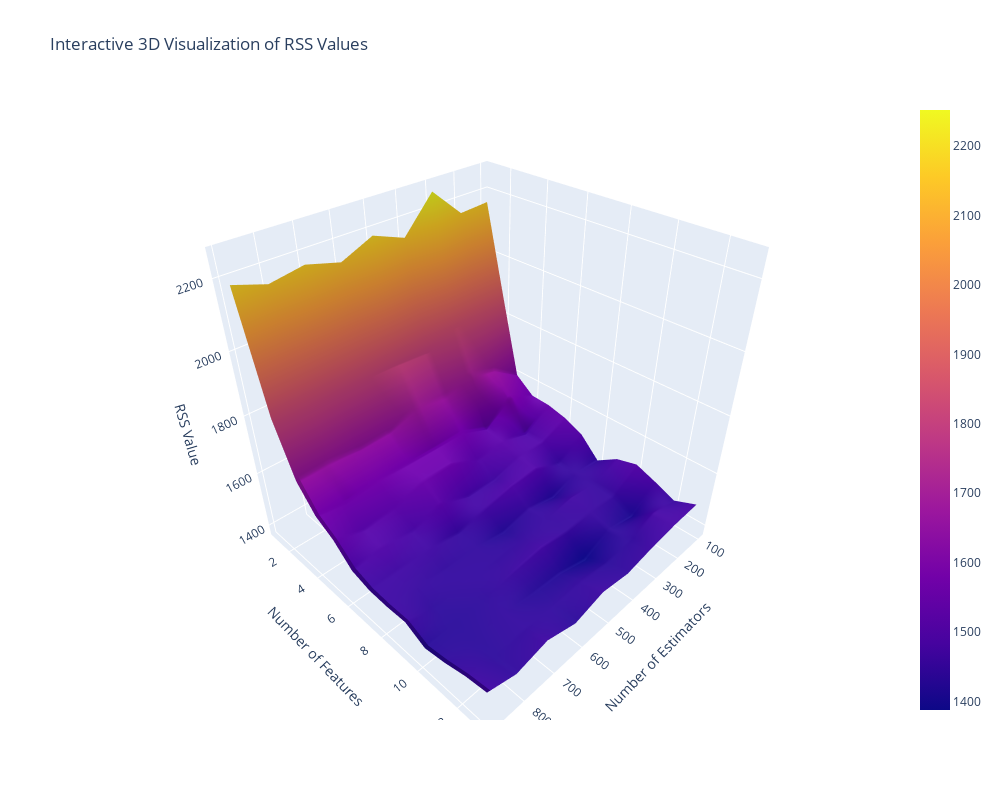

This figure's notebook cell:
### Code cell
import plotly.graph_objects as go

# Create meshgrid for 3D surface
X, Y = np.meshgrid(estimators, max_features)

# Create interactive 3D surface plot
fig = go.Figure(data=[go.Surface(x=X, y=Y, z=rss_vals)])

# Update layout
fig.update_layout(
    title='Interactive 3D Visualization of RSS Values',
    scene=dict(
        xaxis_title='Number of Estimators',
        yaxis_title='Number of Features',
        zaxis_title='RSS Value'
    ),
    width=1000,
    height=800
)

# Add hover template
fig.update_traces(hovertemplate='Estimators: %{x}<br>Features: %{y}<br>RSS: %{z}<extra></extra>')

# Add download buttons
fig.show(config={'toImageButtonOptions': {'format': 'png', 'filename': 'rss_3d_plot'},
                'displaylogo': False,
                'modeBarButtonsToAdd':['downloadhtml']})

### Figure 1 — Plotly figure (JSON) as saved in the notebook; plotly's stock layout.template omitted (floating-point values rounded to 4 significant figures; data arrays with more than 128 entries replaced by an {"elided": "..."} marker saying what was removed)
{"data": [{"hovertemplate": "Estimators: %{x}<br>Features: %{y}<br>RSS: %{z}<extra></extra>", "type": "surface", "x": [[100, 200, 300, 400, 500, 600, 700, 800, 900], [100, 200, 300, 400, 500, 600, 700, 800, 900], [100, 200, 300, 400, 500, 600, 700, 800, 900], [100, 200, 300, 400, 500, 600, 700, 800, 900], [100, 200, 300, 400, 500, 600, 700, 800, 900], [100, 200, 300, 400, 500, 600, 700, 800, 900], [100, 200, 300, 400, 500, 600, 700, 800, 900], [100, 200, 300, 400, 500, 600, 700, 800, 900], [100, 200, 300, 400, 500, 600, 700, 800, 900], [100, 200, 300, 400, 500, 600, 700, 800, 900], [100, 200, 300, 400, 500, 600, 700, 800, 900], [100, 200, 300, 400, 500, 600, 700, 800, 900], [100, 200, 300, 400, 500, 600, 700, 800, 900]], "y": [[1, 1, 1, 1, 1, 1, 1, 1, 1], [2, 2, 2, 2, 2, 2, 2, 2, 2], [3, 3, 3, 3, 3, 3, 3, 3, 3], [4, 4, 4, 4, 4, 4, 4, 4, 4], [5, 5, 5, 5, 5, 5, 5, 5, 5], [6, 6, 6, 6, 6, 6, 6, 6, 6], [7, 7, 7, 7, 7, 7, 7, 7, 7], [8, 8, 8, 8, 8, 8, 8, 8, 8], [9, 9, 9, 9, 9, 9, 9, 9, 9], [10, 10, 10, 10, 10, 10, 10, 10, 10], [11, 11, 11, 11, 11, 11, 11, 11, 11], [12, 12, 12, 12, 12, 12, 12, 12, 12], [13, 13, 13, 13, 13, 13, 13, 13, 13]], "z": {"elided": "13x14 float values"}}], "layout": {"height": 800, "scene": {"xaxis": {"title": {"text": "Number of Estimators"}}, "yaxis": {"title": {"text": "Number of Features"}}, "zaxis": {"title": {"text": "RSS Value"}}}, "title": {"text": "Interactive 3D Visualization of RSS Values"}, "width": 1000}}
